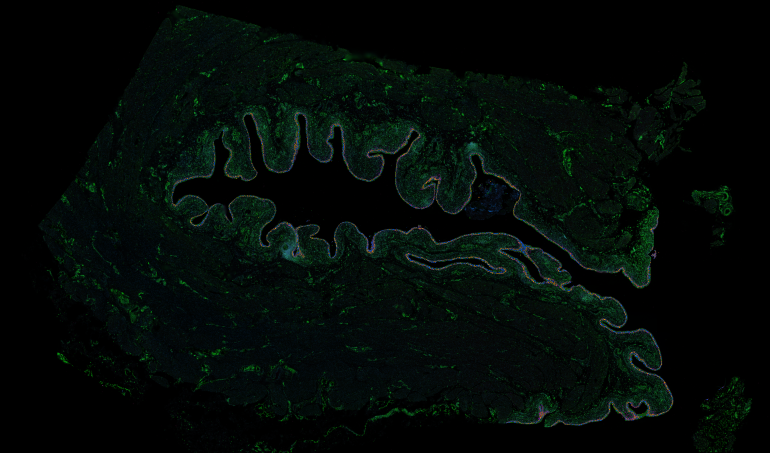
%> input picture Celltype_and_transcript_luminal_distance_calculation/Full_Tissue_Export.png, 1540 x 906 px (shown at 1/2 size)
$ octave Compute_transcript_distribution_metrics.m   (GNU Octave 9; MATLAB toolbox functions it lacks are replaced by stand-ins)
%> lines starting %> are read from the running program, lines starting %| are printed output that depends on the picture; in (x1, y1, x2, y2) boxes, pixels count from 0 and x2, y2 are one past the last pixel; in counts of white or black regions, pixels touching at a corner belong together; the program's own positions count from 1
clc
close all
clear all

% wsi size
wsi_size = [53923 91737];

% MPP value of WSI
pix_dims = 0.2125;

% load in bladder tissue image from Xenium
tissue_img = imread("Full_Tissue_Export.png");
%> tissue_img is the input picture: size 906x1540x3 uint8; mean R, G, B 3.2, 10.1, 7

% derive tissue whole-slide mask and define non-tissue region
tissue_mask = bwpropfilt(bwfill(imgaussfilt(rgb2gray(tissue_img),2)>3,'holes'),'Area',1);
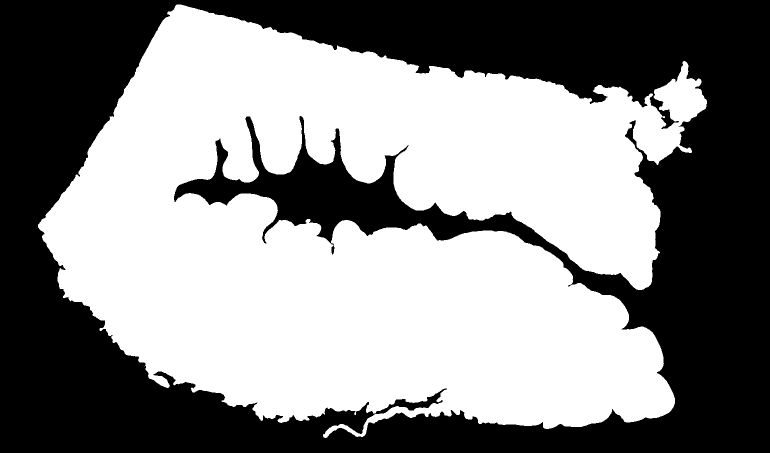
%> tissue_mask: size 906x1540 logical (shown at 1/2 size); 53.5% white; 1 black region, box (x1, y1, x2, y2) and area: (0, 0, 1540, 906) 648714
non_tissue = ~tissue_mask;

% load in bladder lumen mask
lumen_mask = imread("Bladder_Lumen_Mask.png");
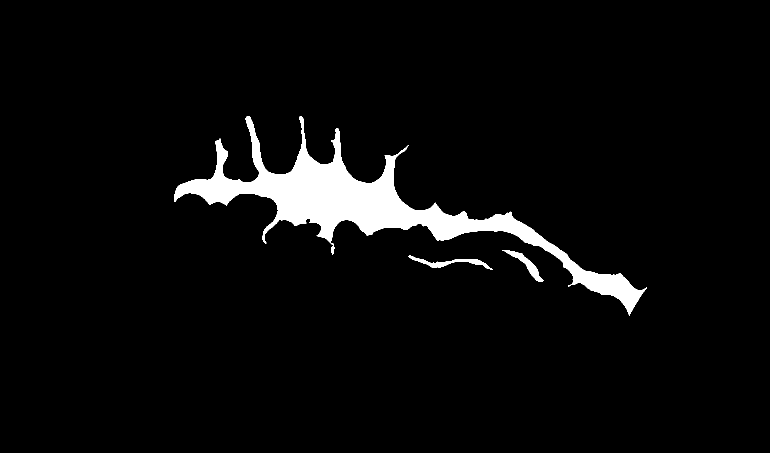
%> input picture Celltype_and_transcript_luminal_distance_calculation/Bladder_Lumen_Mask.png, 1540 x 906 px (shown at 1/2 size)
%> lumen_mask is the input picture: size 906x1540 uint8; 4.3% white; 3 white regions, box (x1, y1, x2, y2) and area: (348, 232, 1294, 632) 58305, (817, 511, 985, 540) 1160, (1004, 500, 1087, 564) 1133

% check mask dims to be whole-slide scale
%> (the run ends here)
